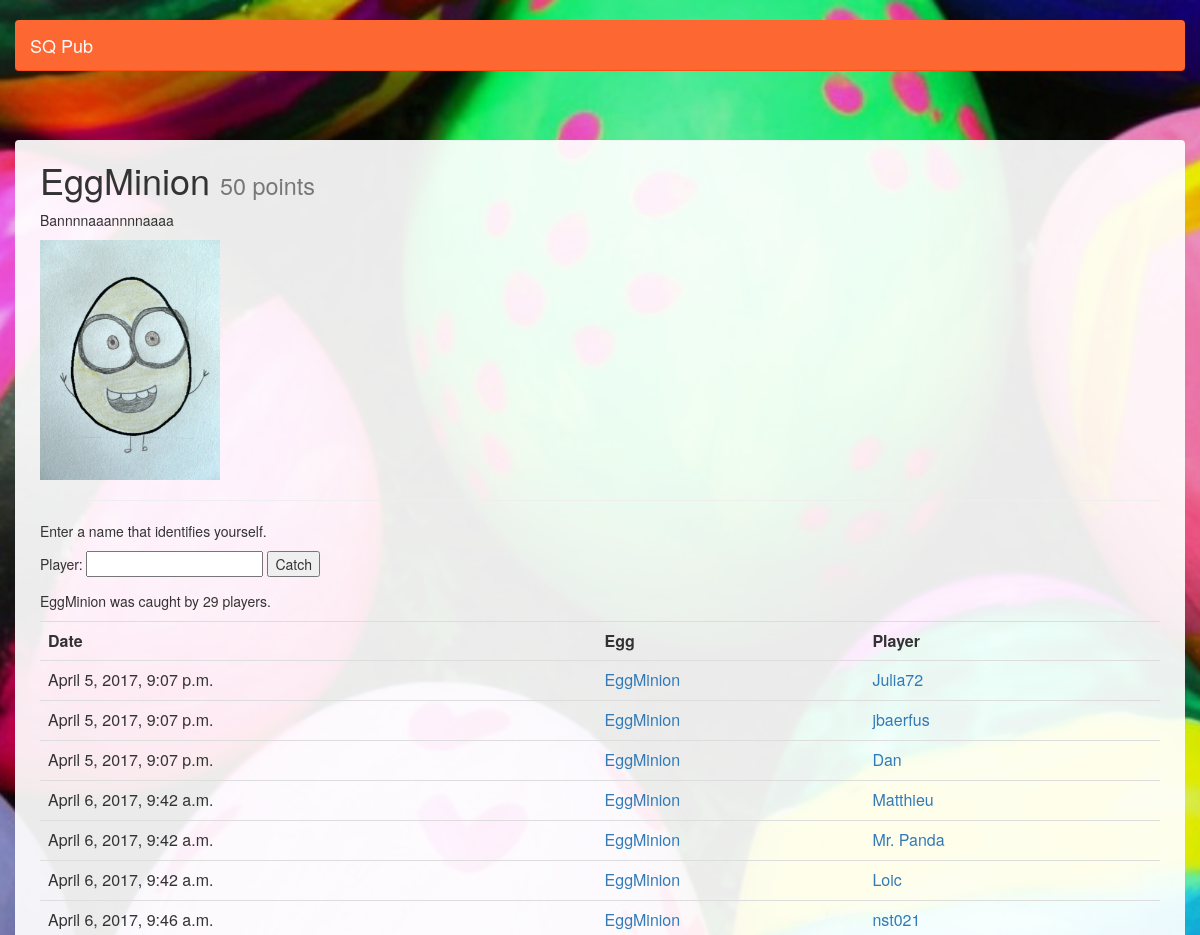
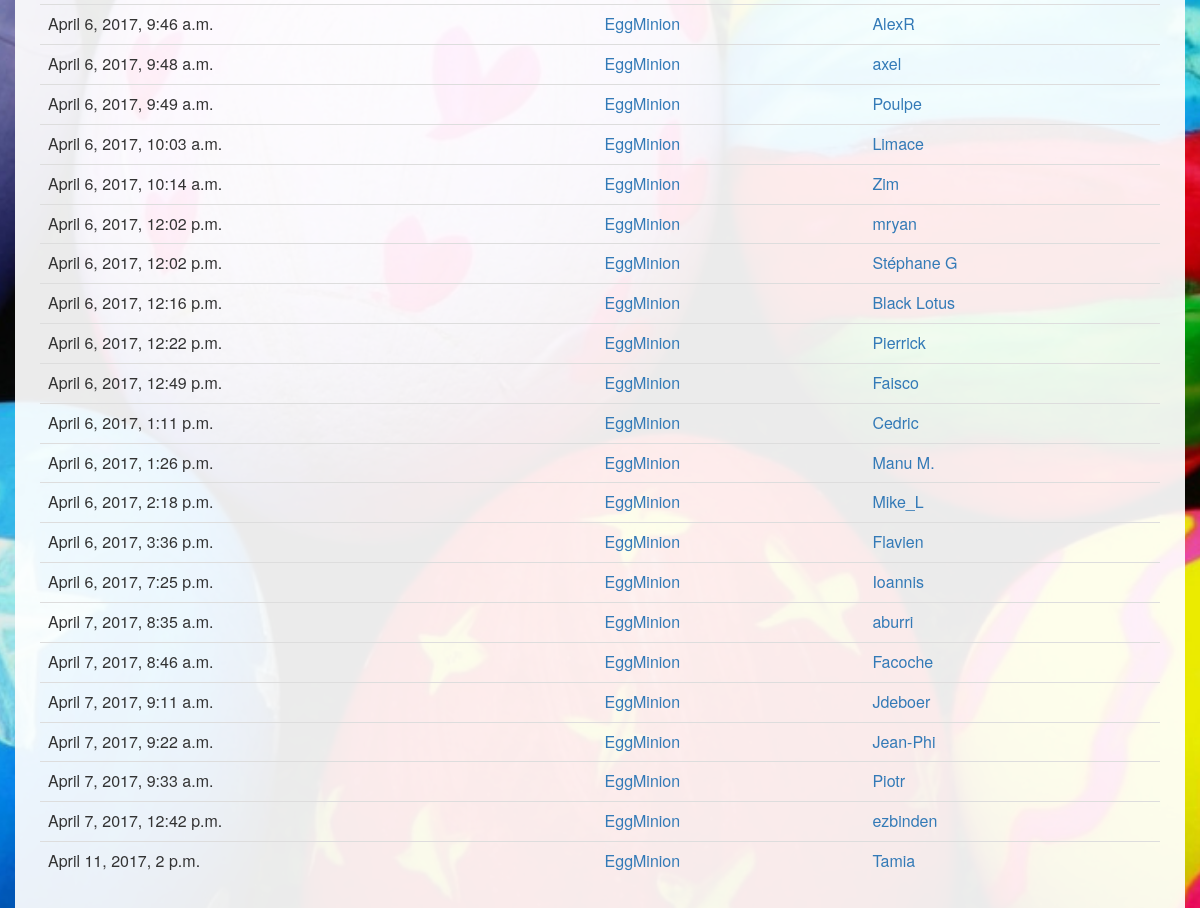
/egg/4b83d720da814fbd8ef8347a6676b1c1/, run on the app's committed database (2 pictures, top to bottom).
### eggcatch/models.py (models this page shows, shortened)
@python_2_unicode_compatible  # only if you need to support Python 2
class Egg(models.Model):
    name = models.CharField(max_length=64, unique=True)
    points = models.SmallIntegerField(default=10)
    code = models.CharField(max_length=32, editable=True, blank=True, unique=True)
    description = models.CharField(max_length=256, blank=True)
    comment_private = models.CharField(max_length=256, blank=True)
    image = models.ImageField(upload_to=get_image_path, blank=True, null=True)
    def is_toxic(self):
        return self.points < 0

@python_2_unicode_compatible  # only if you need to support Python 2
class Catch(models.Model):
    egg = models.ForeignKey(Egg, on_delete=models.CASCADE)
    player = models.ForeignKey(Player, on_delete=models.CASCADE)
    date = models.DateTimeField('catch date')

@python_2_unicode_compatible  # only if you need to support Python 2
class Player(models.Model):
    name = models.CharField(max_length=64, unique=True)
    last_eurochicken = models.DateTimeField('last eurochicken', default=datetime.datetime.now, blank=True, null=True)
    egg_eurochicken = models.ForeignKey(Egg, on_delete=models.CASCADE, blank=True, null=True)
    code_eurochicken = models.CharField(max_length=32, editable=True, blank=True)

### eggcatch/views.py (the view)
# urls.py: url(r'^egg/(?P<code>[a-z0-9]{32})/$', views.egg_detail_from_code, name='egg'),
def egg_detail_from_code(request, code):
    player = current_player(request)
    egg = get_object_or_404(Egg, code=code)
    catch = Catch.objects.filter(player=player, egg=egg).first()
    just_caught = False
    if player and not catch:
        catch = Catch(player=player, egg=egg, date=datetime.datetime.now())
        catch.save()
        just_caught = True
    catches = Catch.objects.filter(egg=egg)
    return render(request, 'egg_detail.html', {'allow_catch':True, 'egg': egg, 'player':player, 'catch':catch, 'just_caught':just_caught, 'catches':catches})

### eggcatch/views.py (called while the page is built, shortened)
def current_player(request):
    if 'player_id' not in request.COOKIES:
        return None

### eggcatch/templates/egg_detail.html (shortened to what this page needs)
{% extends "base.html" %}
{% block content %}
<h1>
	{{ egg.name }}
	<span class="small">{{ egg.points }} points</span>
</h1>
<p>{{ egg.description }}</p>
{% if egg.is_toxic %}
{% load static %}
{% endif %}
{% if egg.image %}
<img src="{{ egg.image.url }}" width=180 />
{% endif %}
<hr />
{% if catch %}
{% else %}
	<P>
	{% if allow_catch %}
		{% if player %}
			Catch for {{ player.name }}
		{% else %}
			Enter a name that identifies yourself.
		{% endif %}
	{% endif %}
	{% if allow_catch %}
		<form action="/egg/catch_action/" method="post">
		{% if player %}
		<input type="hidden" name="player_id" value={{ player.id}}>
		{% else %}
		Player: <input type="text" name="player_name" value="">
		{% endif %}
		<input type="submit" value="Catch" />
		</form>
		</P>
	{% endif %}
{% endif %}
<P>{{ egg.name }} was caught by {{ catches.count }} players.</P>
<table class="table table-responsive table-hover">
  <tr>
    <th>Date</th>
    <th>Egg</th>
    <th>Player</th>
  </tr>
  {% for c in catches %}
  <tr>
    <td>{{c.date}}</td>
    <td><a href="/egg/{{ c.egg.id }}">{{ c.egg.name }}</a></td>
    <td><a href="/player/{{ c.player.id }}">{{ c.player.name }}</a></td>
  </tr>
  {% endfor %}
</table>
{% endblock %}

### site_media/css/sqpub.css (style rules this page uses)
body { background-color: red; background: url('../img/bg2-dark.jpg') no-repeat center center fixed; -webkit-background-size: cover; -moz-background-size: cover; -o-background-size: cover; background-size: cover; min-height: 100%; padding: 0px 10px; }

### data on the page
Egg: name "EggMinion", points "50", description "Bannnnaaannnnaaaa", image (picture)
Catch: date "April 5, 2017, 9:07 p.m.", egg.name "EggMinion", player.name "Julia72"
Catch: date "April 5, 2017, 9:07 p.m.", egg.name "EggMinion", player.name "jbaerfus"
Catch: date "April 5, 2017, 9:07 p.m.", egg.name "EggMinion", player.name "Dan"
Catch: date "April 6, 2017, 9:42 a.m.", egg.name "EggMinion", player.name "Matthieu"
Catch: date "April 6, 2017, 9:42 a.m.", egg.name "EggMinion", player.name "Mr. Panda"
Catch: date "April 6, 2017, 9:42 a.m.", egg.name "EggMinion", player.name "Loic"
Catch: date "April 6, 2017, 9:46 a.m.", egg.name "EggMinion", player.name "nst021"
Catch: date "April 6, 2017, 9:46 a.m.", egg.name "EggMinion", player.name "AlexR"
Catch: date "April 6, 2017, 9:48 a.m.", egg.name "EggMinion", player.name "axel"
Catch: date "April 6, 2017, 9:49 a.m.", egg.name "EggMinion", player.name "Poulpe"
Catch: date "April 6, 2017, 10:03 a.m.", egg.name "EggMinion", player.name "Limace"
Catch: date "April 6, 2017, 10:14 a.m.", egg.name "EggMinion", player.name "Zim"
Catch: date "April 6, 2017, 12:02 p.m.", egg.name "EggMinion", player.name "mryan"
Catch: date "April 6, 2017, 12:02 p.m.", egg.name "EggMinion", player.name "Stéphane G"
Catch: date "April 6, 2017, 12:16 p.m.", egg.name "EggMinion", player.name "Black Lotus"
Catch: date "April 6, 2017, 12:22 p.m.", egg.name "EggMinion", player.name "Pierrick"
Catch: date "April 6, 2017, 12:49 p.m.", egg.name "EggMinion", player.name "Faisco"
Catch: date "April 6, 2017, 1:11 p.m.", egg.name "EggMinion", player.name "Cedric"
Catch: date "April 6, 2017, 1:26 p.m.", egg.name "EggMinion", player.name "Manu M."
Catch: date "April 6, 2017, 2:18 p.m.", egg.name "EggMinion", player.name "Mike_L"
Catch: date "April 6, 2017, 3:36 p.m.", egg.name "EggMinion", player.name "Flavien"
Catch: date "April 6, 2017, 7:25 p.m.", egg.name "EggMinion", player.name "Ioannis"
Catch: date "April 7, 2017, 8:35 a.m.", egg.name "EggMinion", player.name "aburri"
Catch: date "April 7, 2017, 8:46 a.m.", egg.name "EggMinion", player.name "Facoche"
Catch: date "April 7, 2017, 9:11 a.m.", egg.name "EggMinion", player.name "Jdeboer"
Catch: date "April 7, 2017, 9:22 a.m.", egg.name "EggMinion", player.name "Jean-Phi"
Catch: date "April 7, 2017, 9:33 a.m.", egg.name "EggMinion", player.name "Piotr"
Catch: date "April 7, 2017, 12:42 p.m.", egg.name "EggMinion", player.name "ezbinden"
Catch: date "April 11, 2017, 2 p.m.", egg.name "EggMinion", player.name "Tamia"

### other printed values
{{ catches.count }} "29"
